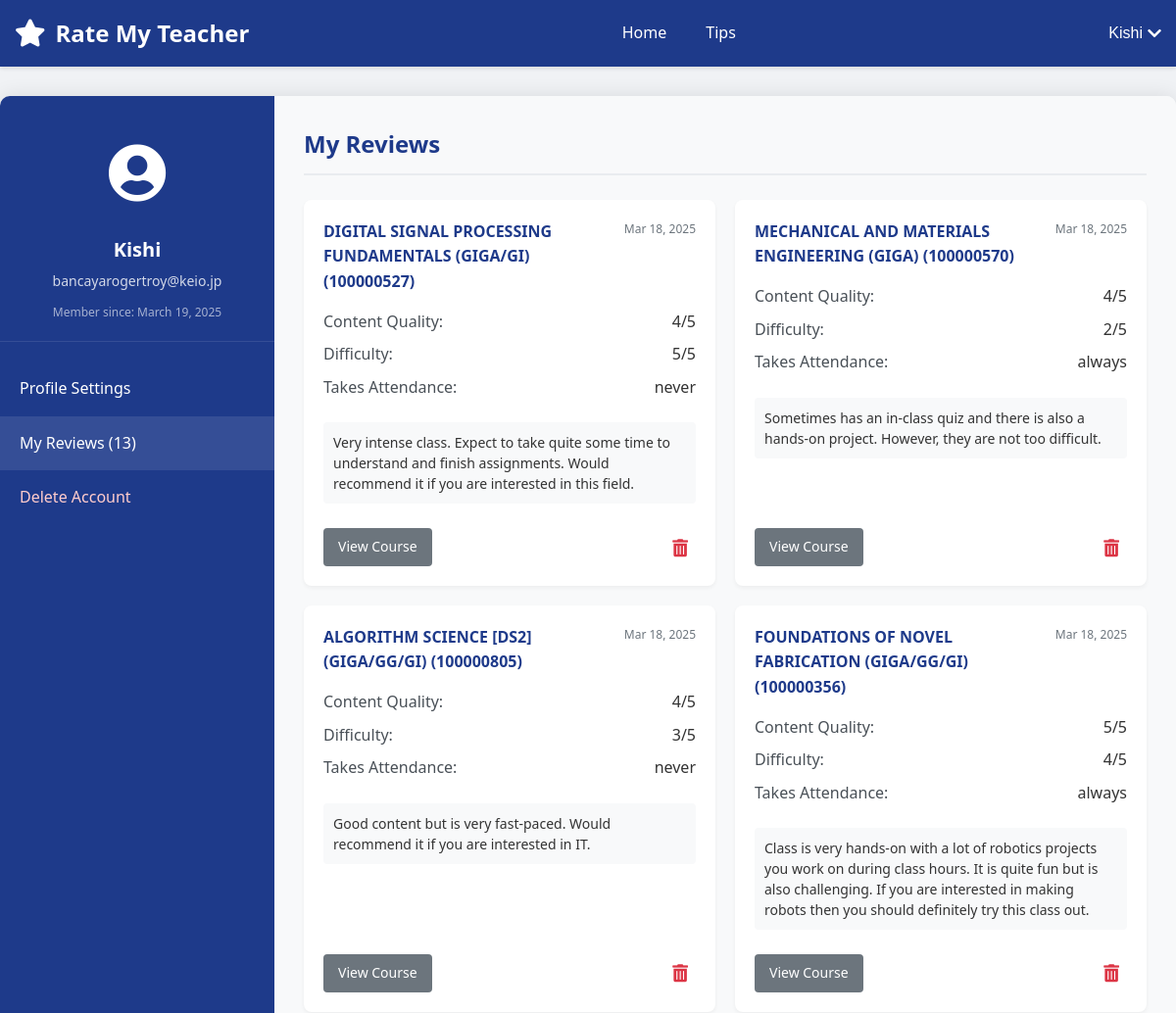
Page /account-section.php (signed in, upper part) on the earlier database version.
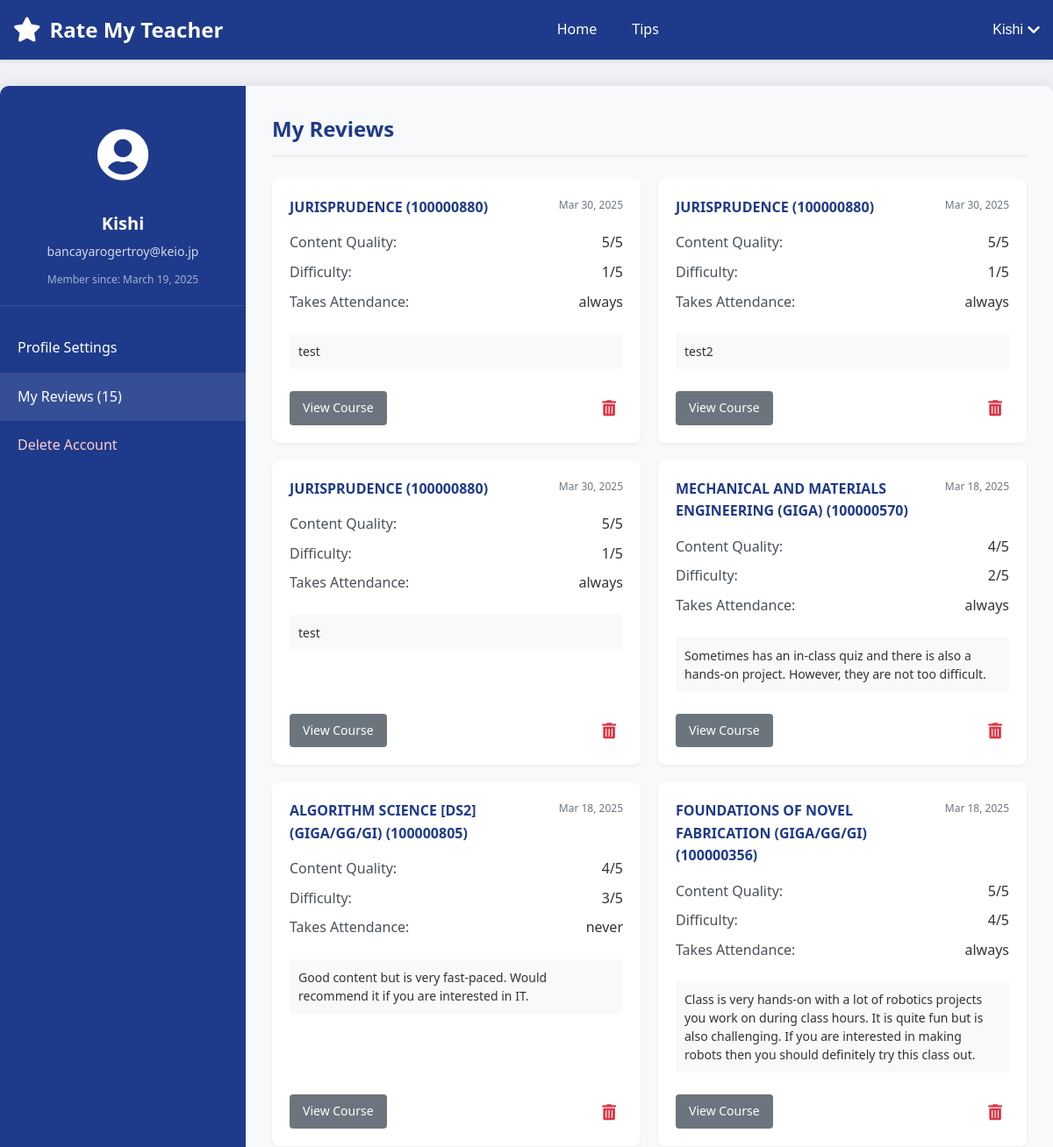
Same page on the later database version.
### tables this page shows
CREATE TABLE users (
        id INTEGER PRIMARY KEY AUTOINCREMENT,
        username TEXT NOT NULL UNIQUE,
        email TEXT NOT NULL UNIQUE,
        password TEXT NOT NULL,
        created_at TIMESTAMP DEFAULT CURRENT_TIMESTAMP,
        is_verified INTEGER DEFAULT 0,
        verification_token TEXT DEFAULT NULL,
        token_expiry TIMESTAMP DEFAULT NULL
    );

CREATE TABLE ratings (
        id INTEGER PRIMARY KEY AUTOINCREMENT,
        user_id INTEGER NOT NULL,
        professor_id INTEGER NOT NULL,
        course_id INTEGER NOT NULL,
        rating REAL NOT NULL,
        content_rating INTEGER,
        difficulty_rating INTEGER,
        grade TEXT,
        textbook TEXT,
        attendance_check TEXT,
        first_half TEXT,
        second_half TEXT,
        comment TEXT,
        created_at TIMESTAMP DEFAULT CURRENT_TIMESTAMP, is_anonymous INTEGER DEFAULT 0,
        FOREIGN KEY (user_id) REFERENCES users(id) ON DELETE CASCADE,
        FOREIGN KEY (professor_id) REFERENCES professors(id) ON DELETE CASCADE,
        FOREIGN KEY (course_id) REFERENCES courses(id) ON DELETE CASCADE
    );

CREATE TABLE courses (
        id INTEGER PRIMARY KEY AUTOINCREMENT,
        name TEXT NOT NULL,
        course_code TEXT,
        description TEXT,
        professor_id INTEGER,
        semester TEXT,
        avg_content_quality REAL DEFAULT 0,
        avg_difficulty REAL DEFAULT 0,
        overall_rating REAL DEFAULT 0,
        review_count INTEGER DEFAULT 0,
        FOREIGN KEY (professor_id) REFERENCES professors(id) ON DELETE SET NULL
    );

### account-section.php (the view, shortened to what this page needs)
<?php
require_once __DIR__ . "/config.php";
$username = $_SESSION["username"];
$email = $_SESSION["email"];
$user_id = $_SESSION["id"];
$reviews_count = 0;
$reviews = [];
try {
    $columns_sql = "PRAGMA table_info(ratings)";
    $columns_result = $conn->query($columns_sql);
    $has_comments_field = false;
    $has_comment_field = false;
    while ($column = $columns_result->fetchArray(SQLITE3_ASSOC)) {
        if ($column['name'] === 'comment') {
            $has_comment_field = true;
        }
    }
    $course_columns_sql = "PRAGMA table_info(courses)";
    $course_columns_result = $conn->query($course_columns_sql);
    $course_name_field = 'name';
    $course_code_field = 'course_code';
    while ($column = $course_columns_result->fetchArray(SQLITE3_ASSOC)) {
        if ($column['name'] === 'name') {
            $course_name_field = 'name';
        }
    }
    $comment_field = $has_comments_field ? 'r.comments' : ($has_comment_field ? 'r.comment' : 'NULL');
    $review_sql = "SELECT r.*,
                  c.$course_name_field AS course_name,
                  c.$course_code_field AS course_code,
                  $comment_field AS review_text
                  FROM ratings r
                  JOIN courses c ON r.course_id = c.id
                  WHERE r.user_id = :user_id
                  ORDER BY r.created_at DESC";
    $review_stmt = $conn->prepare($review_sql);
    $review_stmt->bindValue(':user_id', $user_id, SQLITE3_INTEGER);
    $result = $review_stmt->execute();
    while ($row = $result->fetchArray(SQLITE3_ASSOC)) {
        if ($has_comments_field) {
            $row['comments'] = $row['comments'] ?? '';
        } elseif ($has_comment_field) {
            $row['comments'] = $row['comment'] ?? '';
        } else {
            $row['comments'] = '';
        }
        $row['content_quality'] = $row['content_quality'] ?? ($row['content_rating'] ?? 3);
        $row['difficulty'] = $row['difficulty'] ?? ($row['difficulty_rating'] ?? 3);
        $row['takes_attendance'] = $row['attendance_check'] ?? 'Unknown';
        $reviews[] = $row;
        $reviews_count++;
    }
} catch (Exception $e) {
    error_log("Error fetching reviews: " . $e->getMessage());
}
$join_date = "";
try {
    $date_sql = "SELECT created_at FROM users WHERE id = :user_id";
    $date_stmt = $conn->prepare($date_sql);
    $date_stmt->bindValue(':user_id', $user_id, SQLITE3_INTEGER);
    $result = $date_stmt->execute();
    if ($row = $result->fetchArray(SQLITE3_ASSOC)) {
        $join_date = date("F j, Y", strtotime($row["created_at"]));
    }
} catch (Exception $e) {
    $join_date = "Unknown";
}
include_once "header.php";
?>
<div class="account-page-container">
    <div class="account-sidebar">
        <div class="user-profile">
            <div class="profile-avatar">
                <i class="fas fa-user-circle"></i>
            </div>
            <h3><?php echo htmlspecialchars($username); ?></h3>
            <p class="user-email"><?php echo htmlspecialchars($email); ?></p>
            <p class="join-date">Member since: <?php echo $join_date; ?></p>
        </div>
        <ul class="sidebar-nav">
            <li><a href="#profile-settings" data-section="profile-settings">Profile Settings</a></li>
            <li class="active"><a href="#my-reviews" data-section="my-reviews">My Reviews (<?php echo $reviews_count; ?>)</a></li>
            <li class="danger-item"><a href="#delete-account" data-section="delete-account">Delete Account</a></li>
        </ul>
    </div>
    <div class="account-content">
        <div id="my-reviews" class="account-section active">
            <h2>My Reviews</h2>
            <?php if (count($reviews) > 0): ?>
                <div class="reviews-list">
                <?php foreach ($reviews as $review): ?>
                    <div class="review-card">
                        <div class="review-header">
                            <h3><?php echo htmlspecialchars($review["course_name"]); ?> (<?php echo htmlspecialchars($review["course_code"]); ?>)</h3>
                            <span class="review-date"><?php echo date("M j, Y", strtotime($review["created_at"])); ?></span>
                        </div>
                        <div class="review-ratings">
                            <div class="rating-item">
                                <span class="rating-label">Content Quality:</span>
                                <span class="rating-value"><?php echo $review["content_quality"]; ?>/5</span>
                            </div>
                            <div class="rating-item">
                                <span class="rating-label">Difficulty:</span>
                                <span class="rating-value"><?php echo $review["difficulty"]; ?>/5</span>
                            </div>
                            <?php if (isset($review["takes_attendance"])): ?>
                            <div class="rating-item">
                                <span class="rating-label">Takes Attendance:</span>
                                <span class="rating-value"><?php echo htmlspecialchars($review["takes_attendance"]); ?></span>
                            </div>
                            <?php endif; ?>
                        </div>
                        <?php
                        $reviewText = '';
                        if (!empty($review["comments"])) {
                            $reviewText = $review["comments"];
                        } elseif (!empty($review["comment"])) {
                            $reviewText = $review["comment"];
                        } elseif (!empty($review["review_text"])) {
                            $reviewText = $review["review_text"];
                        }
                        if (!empty($reviewText)):
                        ?>
                            <div class="review-comment">
                                <p><?php echo htmlspecialchars($reviewText); ?></p>
                            </div>
                        <?php endif; ?>
                        <div class="review-actions">
                            <a href="course.php?course=<?php echo urlencode($review["course_name"]); ?>&professor=<?php echo isset($review["professor_name"]) ? urlencode($review["professor_name"]) : ''; ?>" class="btn-secondary">View Course</a>
                            <button type="button" class="delete-review" data-review-id="<?php echo isset($review["id"]) ? $review["id"] : ''; ?>">
                                <i class="fas fa-trash-alt"></i>
                            </button>
                        </div>
                    </div>
                <?php endforeach; ?>
                </div>
            <?php endif; ?>
        </div>
    </div>
</div>
<?php
include_once __DIR__ . "/footer.php";
?>

### header.php (shortened to what this page needs)
<!DOCTYPE html>
<html lang="en">
<head>
    <link rel="stylesheet" href="https://cdnjs.cloudflare.com/ajax/libs/font-awesome/5.15.4/css/all.min.css">
</head>
<body>
    <header>
        <div class="header-container">
            <a href="index.php" class="site-logo">
                <i class="fas fa-star"></i>
                Rate My Teacher
            </a>
            <nav class="main-nav" id="main-nav">
                <ul>
                    <li><a href="home.php" class="<?php echo basename($_SERVER['PHP_SELF']) == 'home.php' ? 'active' : ''; ?>">Home</a></li>
                    <li><a href="tipsandtricks.php" class="<?php echo basename($_SERVER['PHP_SELF']) == 'tipsandtricks.php' ? 'active' : ''; ?>">Tips</a></li>
                </ul>
            </nav>
            <div class="user-menu">
                <?php if (isset($_SESSION["loggedin"]) && $_SESSION["loggedin"] === true): ?>
                    <button class="user-menu-btn" id="user-menu-btn">
                        <?php echo htmlspecialchars($_SESSION["username"]); ?>
                        <i class="fas fa-chevron-down"></i>
                    </button>
                <?php endif; ?>
            </div>
        </div>
    </header>
    <div class="main-container">

### footer.php (shortened to what this page needs)
    </div>
</body>
</html>

### header.php (style rules this page uses)
* { margin: 0; padding: 0; box-sizing: border-box; }
body { font-family: 'Segoe UI', Tahoma, Geneva, Verdana, sans-serif; line-height: 1.6; color: #333; background-color: #f0f2f5; }
header { background-color: #1e3a8a; color: white; padding: 15px 0; box-shadow: 0 2px 4px rgba(0, 0, 0, 0.1); }
.header-container { max-width: 1200px; margin: 0 auto; padding: 0 15px; display: flex; justify-content: space-between; align-items: center; }
.site-logo { font-size: 24px; font-weight: bold; text-decoration: none; color: white; display: flex; align-items: center; }
.site-logo i { margin-right: 10px; font-size: 28px; }
.main-nav ul { list-style: none; display: flex; gap: 20px; }
.main-nav a { text-decoration: none; color: white; font-weight: 500; padding: 5px 10px; border-radius: 4px; transition: background-color 0.2s; }
.user-menu { position: relative; }
.user-menu-btn { background: none; border: none; color: white; cursor: pointer; display: flex; align-items: center; font-size: 16px; font-weight: 500; }
.user-menu-btn i { margin-left: 5px; }

### account-section.php (style rules this page uses)
.account-page-container { display: flex; max-width: 1200px; margin: 30px auto; background-color: #fff; border-radius: 10px; box-shadow: 0 0 20px rgba(0, 0, 0, 0.1); overflow: hidden; height: auto; }
.account-sidebar { width: 280px; background-color: #1e3a8a; color: #fff; padding: 30px 0; }
.user-profile { padding: 0 20px 20px; text-align: center; border-bottom: 1px solid rgba(255, 255, 255, 0.1); }
.profile-avatar { font-size: 60px; margin-bottom: 15px; }
.user-profile h3 { margin: 0 0 5px; font-size: 20px; }
.user-email { margin: 0 0 10px; font-size: 14px; opacity: 0.8; }
.join-date { font-size: 12px; opacity: 0.6; }
.sidebar-nav { list-style: none; padding: 0; margin: 20px 0 0 0; }
.sidebar-nav li { padding: 0; margin: 0; }
.sidebar-nav li a { display: block; padding: 15px 20px; color: #fff; text-decoration: none; transition: background-color 0.2s; }
.sidebar-nav li a:hover, .sidebar-nav li.active a { background-color: rgba(255, 255, 255, 0.1); }
.sidebar-nav li.danger-item a { color: #ffcccc; }
.account-content { flex: 1; padding: 30px; background-color: #f8f9fa; overflow-y: auto; max-width: calc(100% - 280px); }
.account-section { display: none; }
.account-section.active { display: block; }
.account-section h2 { color: #1e3a8a; margin-top: 0; margin-bottom: 25px; padding-bottom: 10px; border-bottom: 2px solid #e9ecef; }
.btn-secondary { background-color: #6c757d; color: white; padding: 8px 15px; border: none; border-radius: 4px; cursor: pointer; font-size: 14px; transition: background-color 0.2s; text-decoration: none; display: inline-block; }
.reviews-list { display: grid; grid-template-columns: repeat(auto-fit, minmax(300px, 1fr)); gap: 20px; width: 100%; }
.review-card { background-color: #fff; border-radius: 8px; padding: 20px; box-shadow: 0 2px 4px rgba(0, 0, 0, 0.05); display: flex; flex-direction: column; height: auto; overflow: hidden; box-sizing: border-box; }
.review-header { display: flex; justify-content: space-between; align-items: flex-start; margin-bottom: 15px; width: 100%; }
.review-header h3 { margin: 0; font-size: 16px; color: #1e3a8a; flex: 1; padding-right: 10px; }
.review-date { font-size: 12px; color: #6c757d; white-space: nowrap; }
.review-ratings { margin-bottom: 15px; width: 100%; }
.rating-item { display: flex; justify-content: space-between; margin-bottom: 8px; }
.rating-label { font-weight: 500; color: #495057; }
.review-comment { padding: 10px; background-color: #f8f9fa; border-radius: 4px; margin-bottom: 15px; width: 100%; box-sizing: border-box; }
.review-comment p { margin: 0; font-size: 14px; line-height: 1.5; }
.review-actions { display: flex; justify-content: space-between; align-items: center; margin-top: auto; padding-top: 10px; width: 100%; }
.delete-review { background: none; border: none; color: #dc3545; font-size: 18px; cursor: pointer; padding: 8px; border-radius: 50%; transition: all 0.2s; display: flex; align-items: center; justify-content: center; }

Differences in the rows shown:
removed ratings: course.name "DIGITAL SIGNAL PROCESSING FUNDAMENTALS (GIGA/GI)", course.course_code "100000527", created_at "Mar 18, 2025", content_rating "4", difficulty_rating "5", attendance_check "never", reviewText "Very intense class. Expect to take quite some time to understand and finish assignments. Would recommend it if you are interested in this field."
added ratings: course.name "JURISPRUDENCE", course.course_code "100000880", created_at "Mar 30, 2025", content_quality "5", difficulty_rating "1", attendance_check "always", reviewText "test"
added ratings: course.name "JURISPRUDENCE", course.course_code "100000880", created_at "Mar 30, 2025", content_rating "5", difficulty_rating "1", attendance_check "always", reviewText "test2"
added ratings: course.name "JURISPRUDENCE", course.course_code "100000880", created_at "Mar 30, 2025", content_rating "5", difficulty_rating "1", attendance_check "always", reviewText "test"
Other differences:
$reviews_count: "13" → "15"
